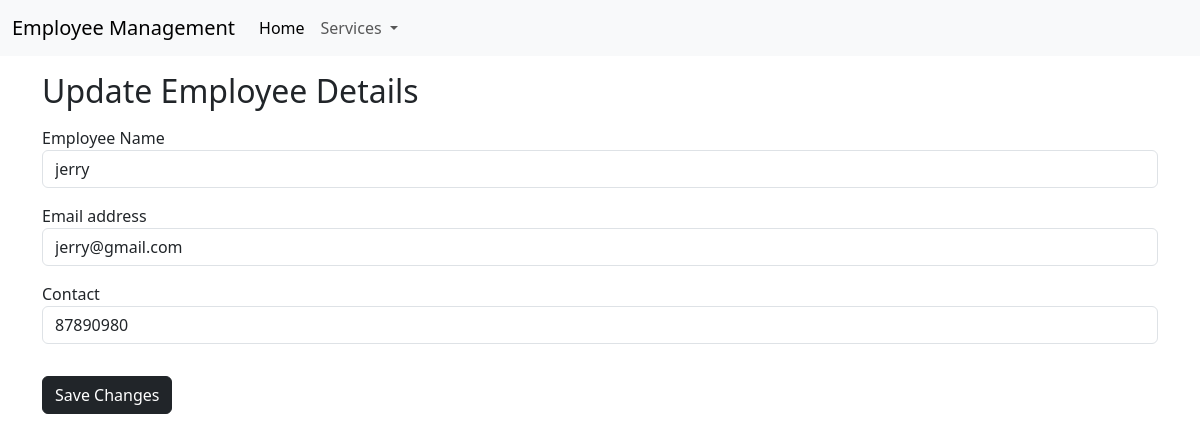
Page /updateemp/19 on the committed database.
### Home/models.py (models this page shows, shortened)
class Employee(models.Model):
    empname = models.CharField(max_length=50)
    email = models.EmailField(max_length=254)
    contact = models.CharField(max_length=12)
    manager = models.CharField(max_length=10,default='no')

### Home/views.py (the view, shortened to what this page needs)
# urls.py: path("updateemp/<int:id>",views.updateemp,name='updateemp'),
def updateemp(request,id):
    emp1 = Employee.objects.get(pk=id)
    context={
        'emp1':emp1
    }
    return render(request,'updateemp.html',context)

### templates/updateemp.html (shortened to what this page needs)
{% extends 'base.html' %}
{% block body %}
    <div class="container my-3">
        <h2 class="my-3">Update Employee Details</h2>
        <form method="post" action="/updateemp/{{emp1.id}}">
            <div class="form-group my-3">
                <label for="exampleFormControlInput1">Employee Name</label>
                <input type="text" class="form-control" value={{emp1.empname}} id="empname" name="empname" placeholder="Employee Name" required>
              </div>
              <div class="form-group my-3">
                <label for="exampleFormControlInput1">Email address</label>
                <input type="email" class="form-control" value={{emp1.email}} name="email" id="email" placeholder="Email" required>
              </div>
              <div class="form-group my-3">
                <label for="exampleFormControlInput1">Contact</label>
                <input type="text" class="form-control" value={{emp1.contact}} name="contact" id="contact" placeholder="Contact" required>
              </div>
              <button type="submit" class="btn btn-dark my-3">Save Changes</button>
          </form>
    </div>
{% endblock body %}

### rows in the picture
Employee: empname "jerry", email "jerry@gmail.com", contact "87890980"
